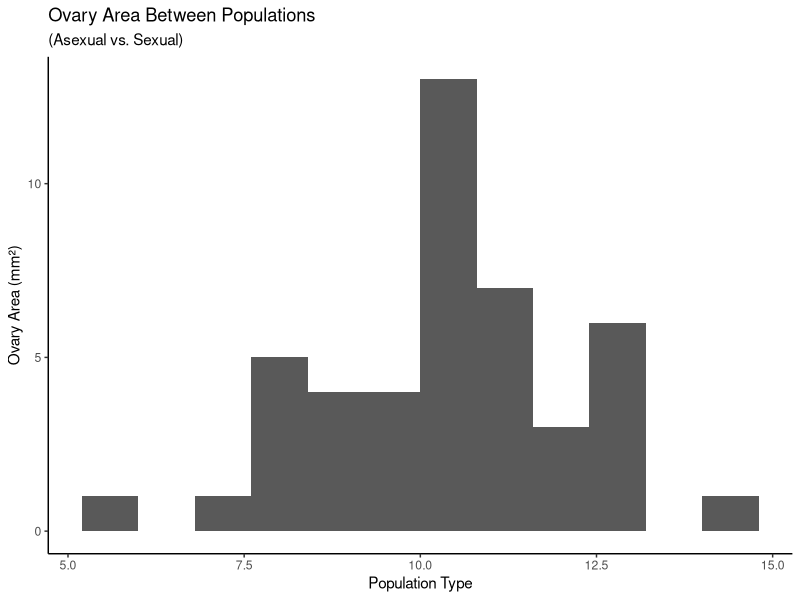
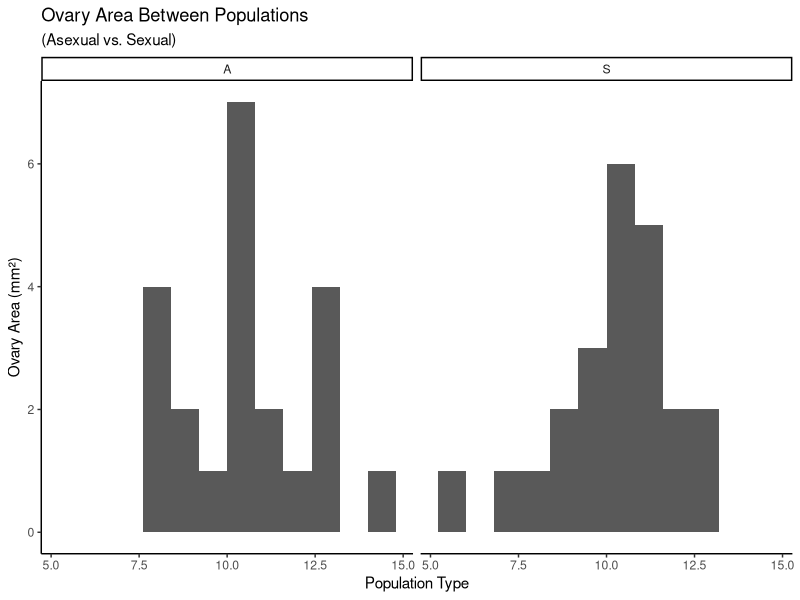

The R script that drew these images, in order:
## ---- chunk 1
knitr::opts_chunk$set(echo = TRUE)

#Confirm that include=F is the correct choice? 
## ---- chunk 2
cc1_data=read.csv("A1_Data_Excelcopy.csv")
cc1_cleandata=cc1_data[0:45, 0:8]
cc1_cleandata$ovary_area=cc1_cleandata$ovarywidth*cc1_cleandata$ovaryheight

head(cc1_cleandata)

#Import Libraries 
library(ggplot2)
library(knitr)
## ---- chunk 3
#Does include=F make more sense or echo=F? 

area_means=aggregate(ovary_area ~ populationtype, data=cc1_cleandata, FUN=mean, na.rm = TRUE)
area_means

#What does FUN=mean represent? 

## ---- chunk 4
#Confirm that the echo=F choice is correct (what did others use?)
kable(area_means, caption="Mean Ovary Area across Asexual (A) and Sexual (S) Population Types")

## ---- chunk 5
Hist_cc1_cleandata=ggplot(aes(x = ovary_area), data=cc1_cleandata) + geom_histogram(binwidth=0.8) + theme_classic() +  
labs(title = "Ovary Area Between Populations", subtitle = "(Asexual vs. Sexual)", x = "Population Type", y = "Ovary Area (mm²)")

Hist_cc1_cleandata

Hist2_cc1_cleandata=Hist_cc1_cleandata + facet_wrap(vars(populationtype))
Hist2_cc1_cleandata

# Can scale_colour_gradient be used to seperate the 2 pop types into 2 diff. colours? 
